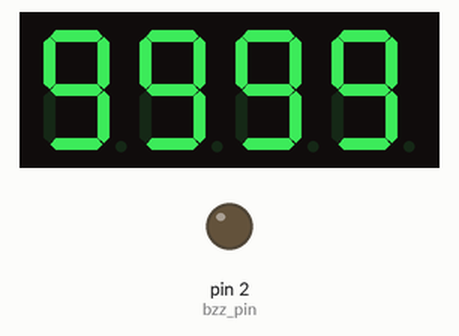
This sketch was run on a simulated Arduino Uno, built with avr-gcc and run on an emulated ATmega328P. On the bench: 4-digit seven-segment display, output pins drawn as LEDs (lit = HIGH). Wiring (inferred from the names in the program): 4-digit 7-segment display, segments lit when HIGH: segments pin 3, pin 4, pin 5, pin 6, pin 7, pin 8, pin 9; digit selects pin 10, pin 11, pin 12, pin 13. The segment pins are drawn as the display they are named for; pins used as bus, display or sensor lines are not drawn.

Above: at 0.1 s.
At 4.37 s:
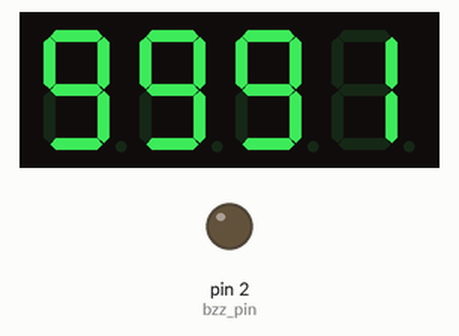
At 9.8 s:
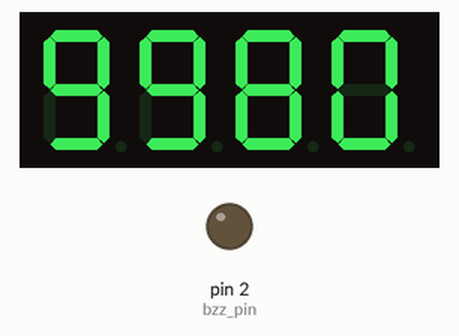
At 18.9 s:
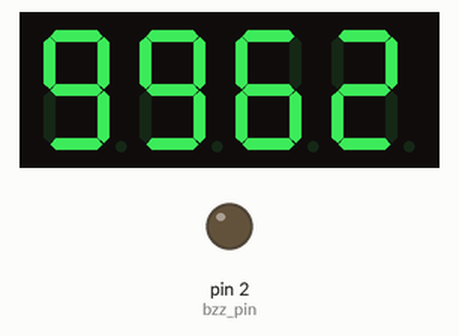
At 28.6 s:
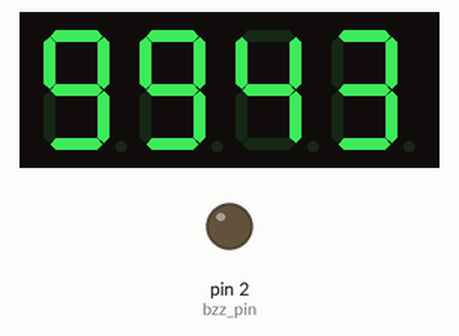
At 38.8 s:
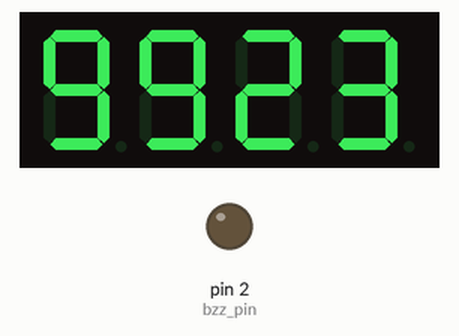

Measured:
- what the display in image 1 shows lasts 0.5 s, from 4.1 s to 4.6 s

The sketch:

part1.ino
```cpp
const int segments[] = {3, 4, 5, 6, 7, 8, 9};
const int digits[] {13, 12, 11, 10};
const int pins_len = sizeof(segments)/sizeof(int);
const int dig_len = sizeof(digits)/sizeof(int);
const int bzz_pin = 2;

void buzz(){
    for(int i = 0; i <= 3; i++){
        for(int buzz = 0; buzz < 2; buzz++){
            tone(bzz_pin, 1000);
            delay(200);
            noTone(bzz_pin);
            delay(200);
        }
        delay(200);
    }
}

void on_segments(int digit) {
    for(int segment = 0; segment <= pins_len-1; segment++){
        digitalWrite(segments[segment],0);
    }
 //turning on segment a
    if(digit!=1 && digit != 4){
        digitalWrite(segments[0],1);
    }

 //turning on segment b
    if(digit != 5 && digit != 6) {
        digitalWrite(segments[1],1);
    }

 //turning on segment c
    if(digit !=2){
        digitalWrite(segments[2],1);
    }

 //turning on segment d
    if(digit != 1 && digit !=4 && digit !=7) {
        digitalWrite(segments[3],1);
    }

 //turning on segment e
    if(digit == 2 || digit ==6 || digit == 8 || digit==0){
        digitalWrite(segments[4],1);
    }

 //turning on segment f
    if(digit != 1 && digit !=2 && digit!=3 && digit !=7){
        digitalWrite(segments[5],1);
    }

 //turning on segment g
    if (digit!=0 && digit!=1 && digit !=7){
        digitalWrite(segments[6],1);
    }

}
void x(int num){
    for(int i = 0; i <= dig_len-1; i++){
        if(i == num){
            digitalWrite(digits[i], 0);
        }
        else{
            digitalWrite(digits[i], 1);
        }
    }

}

void display_num(int num, int time){
    String test = String(num);
    int k = test.length();
    for(int secs = 0; secs <= time/20; secs++){
        if(k == 1){
            x(0);
            on_segments(num);
            delay(10);
        }
        else if(k == 2){
            for(int digit = 0; digit < k; digit++){
                x(digit);
                if(digit == 0){
                    on_segments(num%10);
                }
                else{
                    on_segments(num/10);
                }
                delay(5);
            }
        }
        else if(k == 3){
            for(int digit = 0; digit < k; digit++){
                x(digit);
                if(digit == 0){
                    on_segments(num%10);
                }
                else if(digit == 1){
                    on_segments((num%100)/10);
                }
                else{
                    on_segments(num/100);
                }
                delay(3);

            }
        }
        else if(k == 4){
            for(int digit = 0; digit < k; digit++){
                x(digit);
                if(digit == 0){
                    on_segments(num%10);
                }
                else if(digit == 1){
                    on_segments((num%100)/10);
                }
                else if(digit == 2){
                    on_segments((num%1000)/100);
                }
                else{
                    on_segments(num/1000);
                }
                delay(2);
            }
        }
    }
}


void setup() {
    for(int pin = 0; pin < pins_len; pin++ ){
        pinMode(segments[pin], OUTPUT);
    }
    for(int digit = 0; digit < dig_len; digit++){
        pinMode(digits[digit], OUTPUT);
    }
    pinMode(bzz_pin, OUTPUT);
}

void loop() {
    int counter = 9999;
    while(counter >= 0){
        display_num(counter, 1200);
        counter--;
    }
    buzz();
}
```
